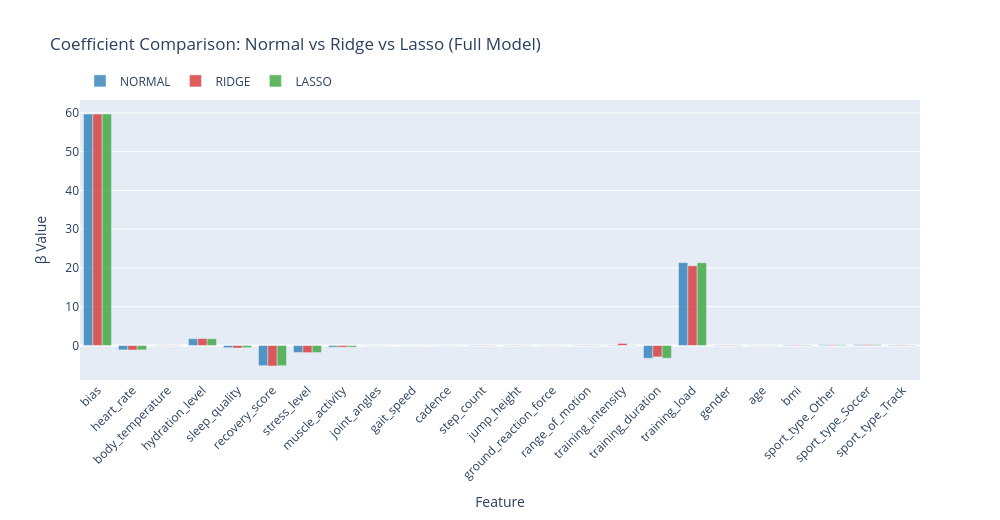

Notebook cell for this chart:
### Markdown cell above
## Coefficient Comparison — GD vs Ridge vs Lasso (Full Model)

### Code cell
spec_full = "Spec3 — Full Model"

feature_labels = ["bias"] + list(X_train_raw.columns)

fig_coef = go.Figure()
for method, color in [("normal", "#1f77b4"), ("ridge", "#d62728"), ("lasso", "#2ca02c")]:
    m, _, _, _ = gd_results[(spec_full, method)]
    fig_coef.add_trace(go.Bar(
        name=method.upper(),
        x=feature_labels,
        y=m.theta,
        marker_color=color,
        opacity=0.75
    ))

fig_coef.update_layout(
    title="Coefficient Comparison: Normal vs Ridge vs Lasso (Full Model)",
    barmode="group",
    xaxis_title="Feature",
    yaxis_title="β Value",
    xaxis_tickangle=-45,
    height=520, width=1000,
    legend=dict(orientation="h", y=1.12)
)
fig_coef.show()

### Figure 1 — Plotly figure (JSON) as saved in the notebook; plotly's stock layout.template omitted (floating-point values rounded to 4 significant figures)
{"data": [{"marker": {"color": "#1f77b4"}, "name": "NORMAL", "opacity": 0.75, "type": "bar", "x": ["bias", "heart_rate", "body_temperature", "hydration_level", "sleep_quality", "recovery_score", "stress_level", "muscle_activity", "joint_angles", "gait_speed", "cadence", "step_count", "jump_height", "ground_reaction_force", "range_of_motion", "training_intensity", "training_duration", "training_load", "gender", "age", "bmi", "sport_type_Other", "sport_type_Soccer", "sport_type_Track"], "y": [59.71, -1.134, 0.05819, 1.742, -0.5624, -5.201, -1.8, -0.4356, 0.02988, 0.0002423, 0.03731, -0.09508, -0.07219, -0.03546, 0.08245, 0.1042, -3.295, 21.36, -0.1054, 0.04797, 0.1398, 0.1914, 0.2121, 0.1345]}, {"marker": {"color": "#d62728"}, "name": "RIDGE", "opacity": 0.75, "type": "bar", "x": ["bias", "heart_rate", "body_temperature", "hydration_level", "sleep_quality", "recovery_score", "stress_level", "muscle_activity", "joint_angles", "gait_speed", "cadence", "step_count", "jump_height", "ground_reaction_force", "range_of_motion", "training_intensity", "training_duration", "training_load", "gender", "age", "bmi", "sport_type_Other", "sport_type_Soccer", "sport_type_Track"], "y": [59.71, -1.165, 0.07166, 1.791, -0.6518, -5.287, -1.839, -0.4307, 0.02756, -0.0005396, 0.0333, -0.08901, -0.07688, -0.03223, 0.08051, 0.5229, -2.944, 20.56, -0.1106, 0.04442, 0.1412, 0.1874, 0.2119, 0.1441]}, {"marker": {"color": "#2ca02c"}, "name": "LASSO", "opacity": 0.75, "type": "bar", "x": ["bias", "heart_rate", "body_temperature", "hydration_level", "sleep_quality", "recovery_score", "stress_level", "muscle_activity", "joint_angles", "gait_speed", "cadence", "step_count", "jump_height", "ground_reaction_force", "range_of_motion", "training_intensity", "training_duration", "training_load", "gender", "age", "bmi", "sport_type_Other", "sport_type_Soccer", "sport_type_Track"], "y": [59.71, -1.126, 0.05317, 1.732, -0.5515, -5.201, -1.797, -0.4138, 0.02035, -9.136e-05, 0.02504, -0.08873, -0.05769, -0.01791, 0.07298, 0.1014, -3.277, 21.35, -0.1002, 0.04353, 0.1323, 0.1787, 0.1981, 0.1204]}], "layout": {"barmode": "group", "height": 520, "legend": {"orientation": "h", "y": 1.12}, "title": {"text": "Coefficient Comparison: Normal vs Ridge vs Lasso (Full Model)"}, "width": 1000, "xaxis": {"tickangle": -45, "title": {"text": "Feature"}}, "yaxis": {"title": {"text": "β Value"}}}}
